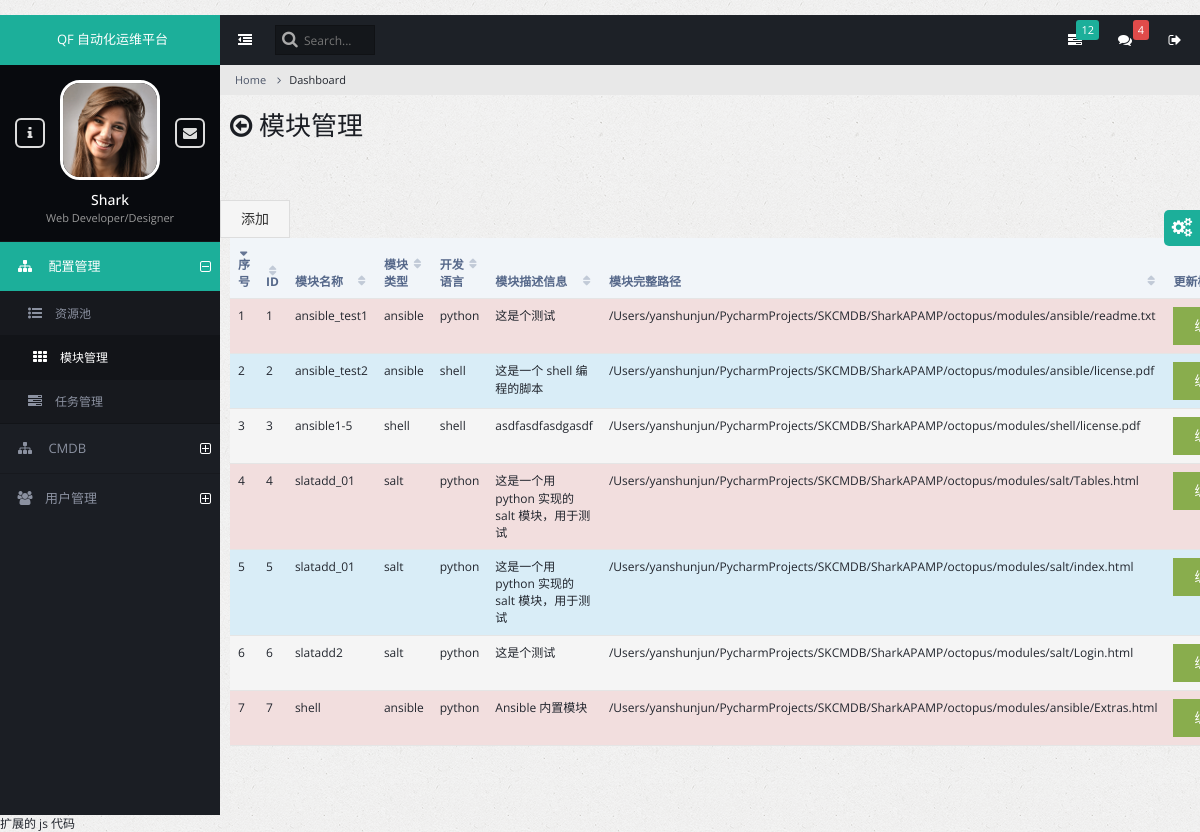
Page /octopus/models.html/ on the committed database.
### db/models.py (models this page shows, shortened)
class ModuleInfo(models.Model):
    type_chioces = [(0, "-------"), (1, "ansible"), (2, "shell"), (3, "salt")]
    lang_chioces = [(0, "-------"), (1, "python"), (2, "shell"), (3, "其他")]
    module_name = models.SlugField("模块名", max_length=64)
    module_type = models.IntegerField('模块类型',
                                      choices=type_chioces,
                                      )
    module_lang = models.IntegerField('开发语言',
                                      choices=lang_chioces,
                                      )
    module_info = models.TextField('模块概述')
    module_path = models.FilePathField('模块路径', null=True, blank=True)
    latest_date = models.DateTimeField('更新时间', auto_now=timezone.now(), null=True)
    create_at = models.DateTimeField('创建时间', auto_now_add=True)
    class Mata:
        db_table = "module_info"
        verbose_name_plural = "模块信息表"
        unique_together = ("module_name", "module_type")

### octopus/views.py (the view, shortened to what this page needs)
class ModuleView(View):
    def get(self, request):
        try:
            module_id = int(request.GET.get('module_id'))
            module_fields = ['module_name', 'module_type', 'module_lang',
                             'module_info', 'module_path']
            module_dict = ModuleInfo.objects.filter(id=module_id).values(*module_fields).first()
            form_obj = OctopusForm(initial=module_dict)
            return render(request, 'octopus/edit_models.html', {'form_obj': form_obj})
        except Exception as e:
            print('except', e)
            module_obj = ModuleInfo.objects.all()
            return render(request, 'octopus/models_detail.html', {"module_obj": module_obj})

### templates/octopus/models_detail.html (shortened to what this page needs)
{% extends 'base.html' %}
{% block page_title %} 模块管理 {% endblock %}
{% block page_content %}
    <div class="row" style="margin-top: 40px">
    <div class="clo-md-4">
              <a href="/octopus/add_models.html/" id="add_model" type="button" class="btn btn-default btn-lg active">添加</a>
    </div>
    <div class="col-md-10">
<table class="table datatable dataTable no-footer" role="grid" aria-describedby="customers2_info">
                <thead>
                    <tr role="row" style="font-size: 12px;">
                        <th class="sorting_asc" tabindex="0" aria-controls="customers2" rowspan="1" colspan="1"
                            aria-sort="ascending" aria-label="Name: activate to sort column ascending">
                            序号
                        </th>
                        <th class="sorting" tabindex="0" aria-controls="customers2" rowspan="1" colspan="1"
                            aria-label="Position: activate to sort column ascending">
                            ID
                        <th class="sorting" tabindex="0" aria-controls="customers2" rowspan="1" colspan="1"
                            aria-label="Position: activate to sort column ascending">
                            模块名称
                        </th>
                        <th class="sorting" tabindex="0" aria-controls="customers2" rowspan="1" colspan="1"
                            aria-label="Position: activate to sort column ascending">
                            模块类型
                        </th>
                        <th class="sorting" tabindex="0" aria-controls="customers2" rowspan="1" colspan="1"
                            aria-label="Position: activate to sort column ascending">
                            开发语言
                        </th>
                        <th class="sorting" tabindex="0" aria-controls="customers2" rowspan="1" colspan="1"
                            aria-label="Position: activate to sort column ascending">
                            模块描述信息
                        </th>
                        <th class="sorting" tabindex="0" aria-controls="customers2" rowspan="1" colspan="1"
                            aria-label="Position: activate to sort column ascending">
                            模块完整路径
                        </th>
                        <th class="sorting" tabindex="0" aria-controls="customers2" rowspan="1" colspan="1"
                            aria-label="Position: activate to sort column ascending">
                            更新模块
                        </th>
                    </tr>
                    </thead>
      <tbody class="">
      {% for item in module_obj %}
          <tr class='{% cycle "danger" "info" "active" %}' role="row" >
            <td>{{ forloop.counter }}</td>
            <td>{{ item.id }}</td>
          <td>{{ item.module_name }}</td>
          <td>{{ item.get_module_type_display}}</td>
          <td>{{ item.get_module_lang_display }}</td>
          <td>{{ item.module_info}}</td>
          <td>{{ item.module_path }}</td>
          <td>
              <a href="/octopus/models.html/?module_id={{ item.id }}" type="button" class="btn btn-success btn-lg active"> 编辑</a>
          </td>
        </tr>
      {% endfor %}
      </tbody>
    </table>
    </div>
    </div>
{% endblock %}

### rows in the picture
ModuleInfo: id "1", module_name "ansible_test1", module_type "ansible", module_lang "python", module_info "这是个测试", module_path "/Users/yanshunjun/PycharmProjects/SKCMDB/SharkAPAMP/octopus/modules/ansible/readme.txt"
ModuleInfo: id "2", module_name "ansible_test2", module_type "ansible", module_lang "shell", module_info "这是一个 shell 编程的脚本", module_path "/Users/yanshunjun/PycharmProjects/SKCMDB/SharkAPAMP/octopus/modules/ansible/license.pdf"
ModuleInfo: id "3", module_name "ansible1-5", module_type "shell", module_lang "shell", module_info "asdfasdfasdgasdf", module_path "/Users/yanshunjun/PycharmProjects/SKCMDB/SharkAPAMP/octopus/modules/shell/license.pdf"
ModuleInfo: id "4", module_name "slatadd_01", module_type "salt", module_lang "python", module_info "这是一个用 python 实现的 salt 模块，用于测试", module_path "/Users/yanshunjun/PycharmProjects/SKCMDB/SharkAPAMP/octopus/modules/salt/Tables.html"
ModuleInfo: id "5", module_name "slatadd_01", module_type "salt", module_lang "python", module_info "这是一个用 python 实现的 salt 模块，用于测试", module_path "/Users/yanshunjun/PycharmProjects/SKCMDB/SharkAPAMP/octopus/modules/salt/index.html"
ModuleInfo: id "6", module_name "slatadd2", module_type "salt", module_lang "python", module_info "这是个测试", module_path "/Users/yanshunjun/PycharmProjects/SKCMDB/SharkAPAMP/octopus/modules/salt/Login.html"
ModuleInfo: id "7", module_name "shell", module_type "ansible", module_lang "python", module_info "Ansible 内置模块", module_path "/Users/yanshunjun/PycharmProjects/SKCMDB/SharkAPAMP/octopus/modules/ansible/Extras.html"
